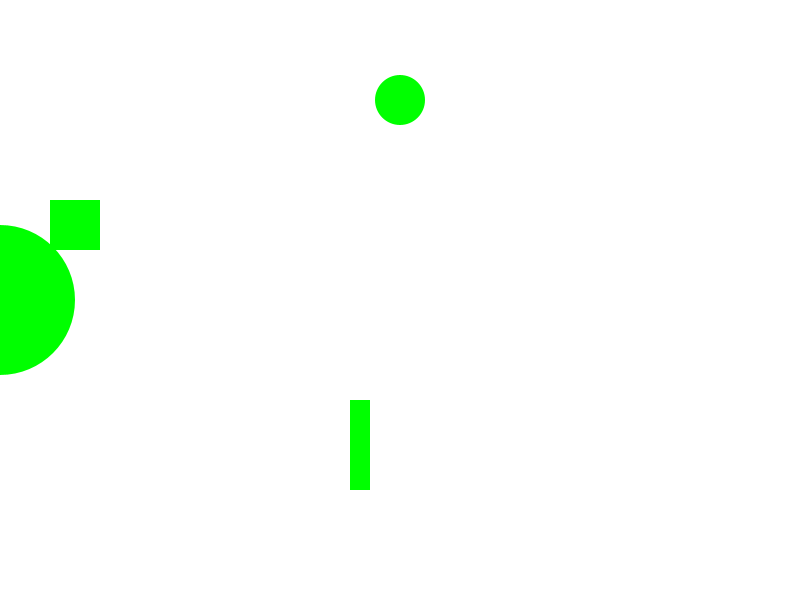
Frame 1 (no input)
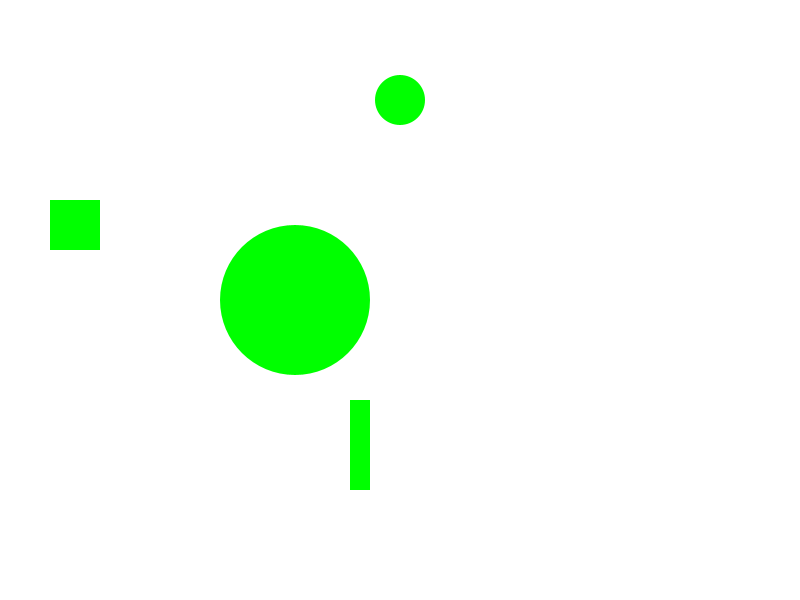
Frame 60 (the mouse pressed at the canvas centre just before this capture)
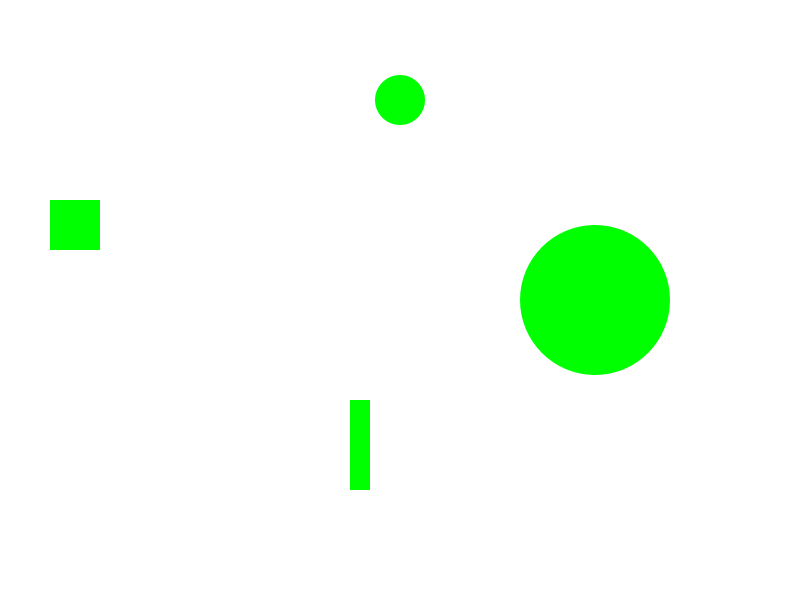
Frame 120 (the mouse held since frame 60 and released just before this capture)

The Processing sketch that drew these frames (run headless with seeded random() and noise(); from frame 60 on, the mouse is pressed at the canvas centre):

// Processing sketch: processing_11229
// ── processing_11229.pde

color c = color(255);
boolean selected;

float movingX=0;

void setup(){
  size(800,600);
  noStroke();
  rectMode(CORNER);
  ellipseMode(CENTER);
}

void draw(){
  background(c);
  fill(0,255,0);
  selected = false;

// performing all my tests
  circleBtn(movingX,300, 150);
  circleBtn(400,100, 50);
  rectBtn(50,200,50,50);
  rectBtn(350,400,20,90);

// changing background color
  if(selected == true){
    c = color(255,0,0);
  }
  else{
   c = color(255); 
  }
  movingX = movingX +5;
}

void circleBtn(float xpos, float ypos, float d){
  // if mouse is inside circle, change selected to true
  if(dist(xpos, ypos, mouseX, mouseY) < d/2){
    selected = true;
  }
  ellipse(xpos, ypos, d, d);
}

void rectBtn(float xpos, float ypos, float w, float h){
 if(mouseX>xpos && mouseY>ypos && mouseX<xpos+w && mouseY<ypos+h){
  selected = true;
 }
 rect(xpos, ypos, w, h);
}
